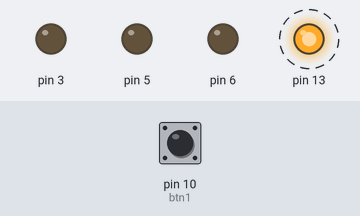
A sketch run on a simulated Arduino Uno, built with avr-gcc and run on an emulated ATmega328P. Shown: output pins drawn as LEDs (lit = HIGH). Dashed ring = blinking. Inputs (shaded band) come from the test bench; at power-on: pin 10 (btn1) HIGH.

Above: at 1.2 s.
1.3 s: pin 10 (btn1) pulled LOW for 0.15 s
At 1.81 s:
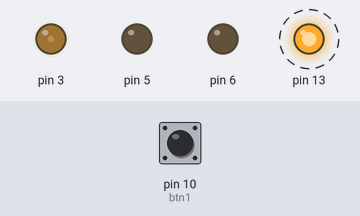
4.3 s: pin 10 (btn1) pulled LOW for 1 s
7.3 s: pin 10 (btn1) pulled LOW for 0.15 s
At 7.52 s:
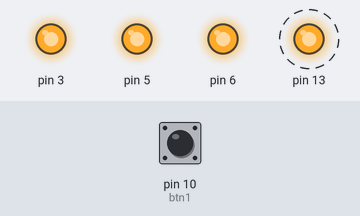
10.4 s: pin 10 (btn1) pulled LOW for 0.15 s
At 10.8 s:
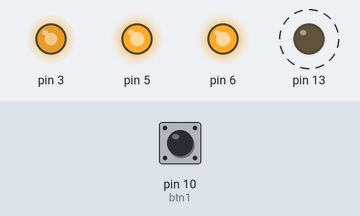
13.5 s: pin 10 (btn1) pulled LOW for 1 s
At 14.87 s:
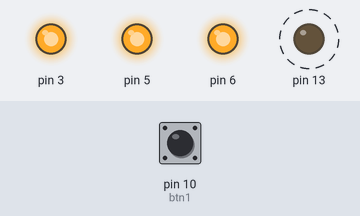
17.5 s: pin 10 (btn1) pulled LOW for 3.2 s
Timing chart, 0 to 25.3 s (numbered marks = the images above; inputs shaded):
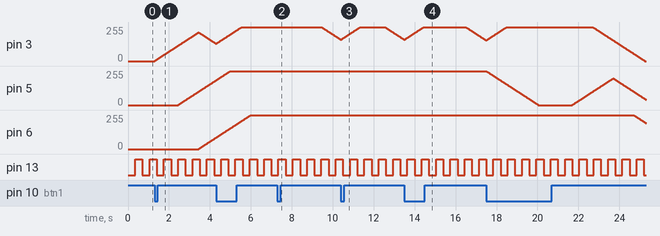

Measured:
- after the input at 1.3 s, pin 3: rises from 0/255 to 215/255 in 2.1 s, then falls to 130/255 in 0.85 s; pin 5: moves from 0/255 to 185/255 over 1.8 s, starting after 1.1 s; pin 6: moves from 0/255 to 85/255 over 0.84 s, starting after 2.1 s
- after the input at 7.3 s, pin 5: stays 255/255 (without the input it goes to 254/255 after 1.0 s); pin 6: stays 255/255 (without the input it goes to 254/255 after 2.0 s)
- after the input at 10.4 s, pin 5: stays 255/255 (without the input it goes to 254/255 after 0.05 s); pin 6: stays 255/255 (without the input it goes to 254/255 after 1.0 s)
- after the input at 13.5 s, pin 6: stays 255/255 (without the input it goes to 254/255 after 1.1 s)
- by itself, pin 13: alternates HIGH for 0.35 s and LOW for 0.35 s

The sketch:

blinkwd.ino
```cpp
class Button {
    int btnPin;                 // the number of the LED pin
    unsigned long OnTime;       // milliseconds of on-time
    unsigned long IncrTime;
    unsigned long Offset;

    // These maintain the current state
    int btnState;               // btnState used to set the LED
    int btnState0;              // btnState used to set the LED
    int btnLevel;               // btnLevel 0-255
    unsigned long previousMillis;   // will store last time LED was updated
    unsigned long previousMillisLevel;  // will store last time LED was updated

    // Constructor - creates a Flasher
    // and initializes the member variables and state
 public:
     Button(int pin, long on, long incr = 10, long offset = 0) {
        btnPin = pin;
        pinMode(btnPin, INPUT_PULLUP);

        OnTime = on;
        IncrTime = incr;
        Offset = offset;
        btnState = LOW;
        btnLevel = 0;
        previousMillis = 0;
    } void Update() {
        // check to see if it's time to change the state of the LED
        unsigned long currentMillis = millis();
        if (digitalRead(btnPin) == LOW) {
            btnState0 = HIGH;
            previousMillis = currentMillis; // Remember the time
        }

        if (btnState0 == HIGH && (currentMillis - previousMillis) >= Offset) {
            btnState = HIGH;
            btnState0 = LOW;
            previousMillis = currentMillis; // Remember the time
        }

        if (btnState == HIGH && (currentMillis - previousMillis) >= OnTime) {
            btnState = LOW;
            previousMillis = currentMillis; // Remember the time
        }

        if (btnState == HIGH
            && (currentMillis - previousMillisLevel) >= IncrTime
            && btnLevel < 255) {
            btnLevel += 1;
            previousMillisLevel = currentMillis;    // Remember the time
        }
        if (btnState == LOW && (currentMillis - previousMillisLevel) >= IncrTime
            && btnLevel > 0) {
            btnLevel -= 1;
            previousMillisLevel = currentMillis;    // Remember the time
        }
    }

    int getState() {
        return btnState;
    }
    int getLevel() {
        return btnLevel;
    }
};

class Flasher {
    // Class Member Variables
    // These are initialized at startup
    int ledPin;                 // the number of the LED pin
    unsigned long OnTime;       // milliseconds of on-time
    unsigned long OffTime;      // milliseconds of off-time

    // These maintain the current state
    int ledState;               // ledState used to set the LED
    unsigned long previousMillis;   // will store last time LED was updated

    // Constructor - creates a Flasher
    // and initializes the member variables and state
 public:
     Flasher(int pin, long on, long off) {
        ledPin = pin;
        pinMode(ledPin, OUTPUT);

        OnTime = on;
        OffTime = off;

        ledState = LOW;
        previousMillis = 0;
    } void Update() {
        // check to see if it's time to change the state of the LED
        unsigned long currentMillis = millis();

        if ((ledState == HIGH) && (currentMillis - previousMillis >= OnTime)) {
            ledState = LOW;     // Turn it off
            previousMillis = currentMillis; // Remember the time
            digitalWrite(ledPin, ledState); // Update the actual LED
        } else if ((ledState == LOW)
                   && (currentMillis - previousMillis >= OffTime)) {
            ledState = HIGH;    // turn it on
            previousMillis = currentMillis; // Remember the time
            digitalWrite(ledPin, ledState); // Update the actual LED
        }
    }
};

Flasher led1(13, 350, 350);
// Flasher led2(12, 100, 400);
Button btn1(10, 2000);
Button btn2(10, 2000, 10, 1000);
Button btn3(10, 2000, 10, 2000);

void setup()
{
    pinMode(3, OUTPUT);
    pinMode(5, OUTPUT);
    pinMode(6, OUTPUT);
}

void loop()
{
    led1.Update();
    analogWrite(3, btn1.getLevel());
    analogWrite(5, btn2.getLevel());
    analogWrite(6, btn3.getLevel());
//    led2.Update();
    btn1.Update();
    btn2.Update();
    btn3.Update();
}
```
